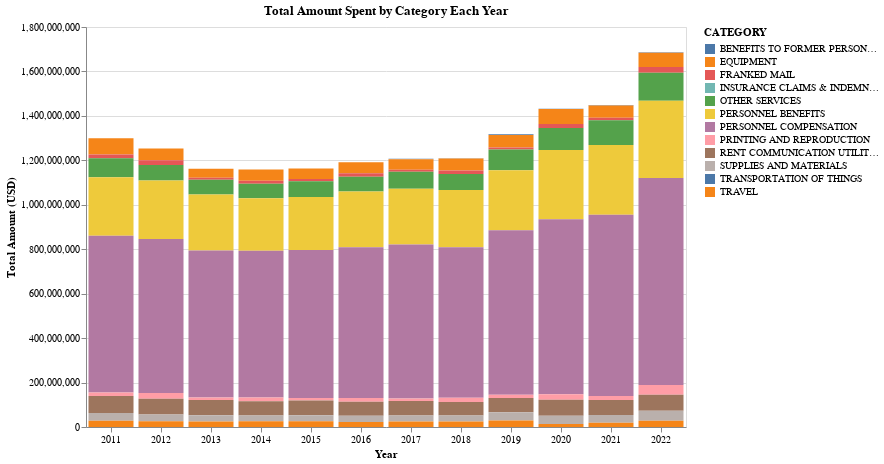

Notebook cell for this chart:
### Code cell
alt.Chart(total_spending_per_year).mark_bar().encode(
    x=alt.X('YEAR:O', title='Year'),
    y=alt.Y('sum(AMOUNT):Q', title='Total Amount (USD)'),
    color='CATEGORY:N',
    tooltip=['CATEGORY:N', 'sum(AMOUNT):Q']
).properties(
    width=600,
    height=400,
    title='Total Amount Spent by Category Each Year'
).configure_axis(
    labelAngle=0  
)

### Figure 1 — Vega-Lite specification as saved in the notebook (floating-point values rounded to 4 significant figures; data arrays with more than 128 entries replaced by an {"elided": "..."} marker saying what was removed)
{"config": {"view": {"continuousWidth": 400, "continuousHeight": 300}, "axis": {"labelAngle": 0}}, "data": {"name": "data-7163a63e0d6386bc2c6fe69989ffceb0"}, "mark": "bar", "encoding": {"color": {"field": "CATEGORY", "type": "nominal"}, "tooltip": [{"field": "CATEGORY", "type": "nominal"}, {"aggregate": "sum", "field": "AMOUNT", "type": "quantitative"}], "x": {"field": "YEAR", "title": "Year", "type": "ordinal"}, "y": {"aggregate": "sum", "field": "AMOUNT", "title": "Total Amount (USD)", "type": "quantitative"}}, "height": 400, "title": "Total Amount Spent by Category Each Year", "width": 600, "$schema": "https://vega.github.io/schema/vega-lite/v4.17.0.json", "datasets": {"data-7163a63e0d6386bc2c6fe69989ffceb0": {"elided": "134 records"}}}
